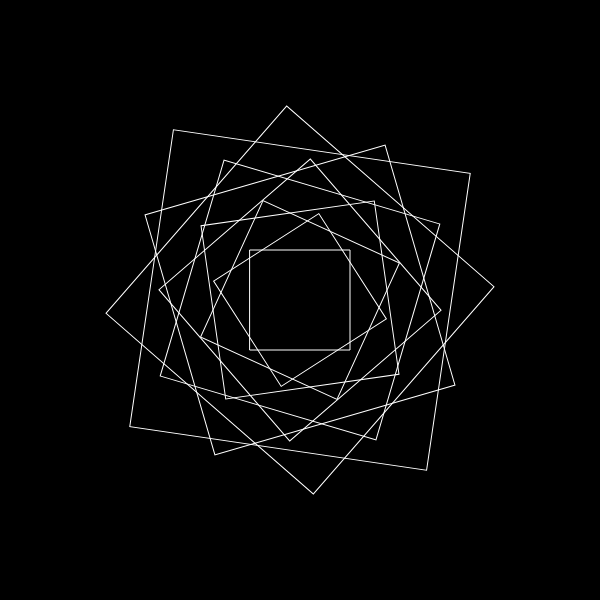
Frame 1 (no input)
Frame 60 (no input): identical to frame 1, image omitted
Frame 120 (the mouse pressed at the canvas centre since frame 60): identical to frame 1, image omitted

The p5.js sketch that drew this single still picture (run headless with seeded random() and noise() and a simulated clock; from frame 60 on, the mouse is pressed at the canvas centre):

// p5.js sketch
// ── sketch.js
let rect_sizes = [100, 125, 150, 175, 200, 225, 250, 275, 300];

let angle = 0;

//console.log(rect_size.length)

function setup() {
    createCanvas(600, 600);

    rectMode(CENTER);

}

function draw() {
    background(0);
    noFill();

    stroke(255);

    for (let i = 0; i < rect_sizes.length; i++) {
        let rect_size = rect_sizes[i];
        let x = width / 2;
        let y = height / 2;

        push()
        translate(x, y); //Rotate und Translate muss immer zusammen gebraucht werden 
        rotate(i);
        // rotate(angle)  //wenn aktiviert, dreht es sich 
        rect(0, 0, rect_size, rect_size);
        pop()

    }
    
    angle = angle + 1;
}
